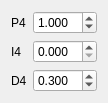
                 <widget class="QWidget" name="gridLayoutWidget_24">
                  <property name="geometry">
                   <rect>
                    <x>370</x>
                    <y>240</y>
                    <width>91</width>
                    <height>89</height>
                   </rect>
                  </property>
                  <layout class="QGridLayout" name="gridLayout_31">
                   <item row="1" column="0">
                    <widget class="QLabel" name="label_158">
                     <property name="font">
                      <font>
                       <family>Ubuntu</family>
                       <pointsize>9</pointsize>
                       <weight>50</weight>
                       <italic>false</italic>
                       <bold>false</bold>
                      </font>
                     </property>
                     <property name="text">
                      <string>I4</string>
                     </property>
                    </widget>
                   </item>
                   <item row="2" column="0">
                    <widget class="QLabel" name="label_159">
                     <property name="font">
                      <font>
                       <family>Ubuntu</family>
                       <pointsize>9</pointsize>
                       <weight>50</weight>
                       <italic>false</italic>
                       <bold>false</bold>
                      </font>
                     </property>
                     <property name="text">
                      <string>D4</string>
                     </property>
                    </widget>
                   </item>
                   <item row="0" column="0">
                    <widget class="QLabel" name="label_160">
                     <property name="font">
                      <font>
                       <family>Ubuntu</family>
                       <pointsize>9</pointsize>
                       <weight>50</weight>
                       <italic>false</italic>
                       <bold>false</bold>
                      </font>
                     </property>
                     <property name="text">
                      <string>P4</string>
                     </property>
                    </widget>
                   </item>
                   <item row="2" column="1">
                    <widget class="QDoubleSpinBox" name="doubleSpinBoxD4Misi_5">
                     <property name="font">
                      <font>
                       <family>Ubuntu</family>
                       <pointsize>9</pointsize>
                       <weight>50</weight>
                       <italic>false</italic>
                       <bold>false</bold>
                      </font>
                     </property>
                     <property name="decimals">
                      <number>3</number>
                     </property>
                     <property name="singleStep">
                      <double>0.100000000000000</double>
                     </property>
                     <property name="value">
                      <double>0.300000000000000</double>
                     </property>
                    </widget>
                   </item>
                   <item row="0" column="1">
                    <widget class="QDoubleSpinBox" name="doubleSpinBoxP4Misi_5">
                     <property name="font">
                      <font>
                       <family>Ubuntu</family>
                       <pointsize>9</pointsize>
                       <weight>50</weight>
                       <italic>false</italic>
                       <bold>false</bold>
                      </font>
                     </property>
                     <property name="decimals">
                      <number>3</number>
                     </property>
                     <property name="singleStep">
                      <double>0.200000000000000</double>
                     </property>
                     <property name="value">
                      <double>1.000000000000000</double>
                     </property>
                    </widget>
                   </item>
                   <item row="1" column="1">
                    <widget class="QDoubleSpinBox" name="doubleSpinBoxI4Misi_5">
                     <property name="font">
                      <font>
                       <family>Ubuntu</family>
                       <pointsize>9</pointsize>
                       <weight>50</weight>
                       <italic>false</italic>
                       <bold>false</bold>
                      </font>
                     </property>
                     <property name="decimals">
                      <number>3</number>
                     </property>
                     <property name="singleStep">
                      <double>0.100000000000000</double>
                     </property>
                    </widget>
                   </item>
                  </layout>
                 </widget>
